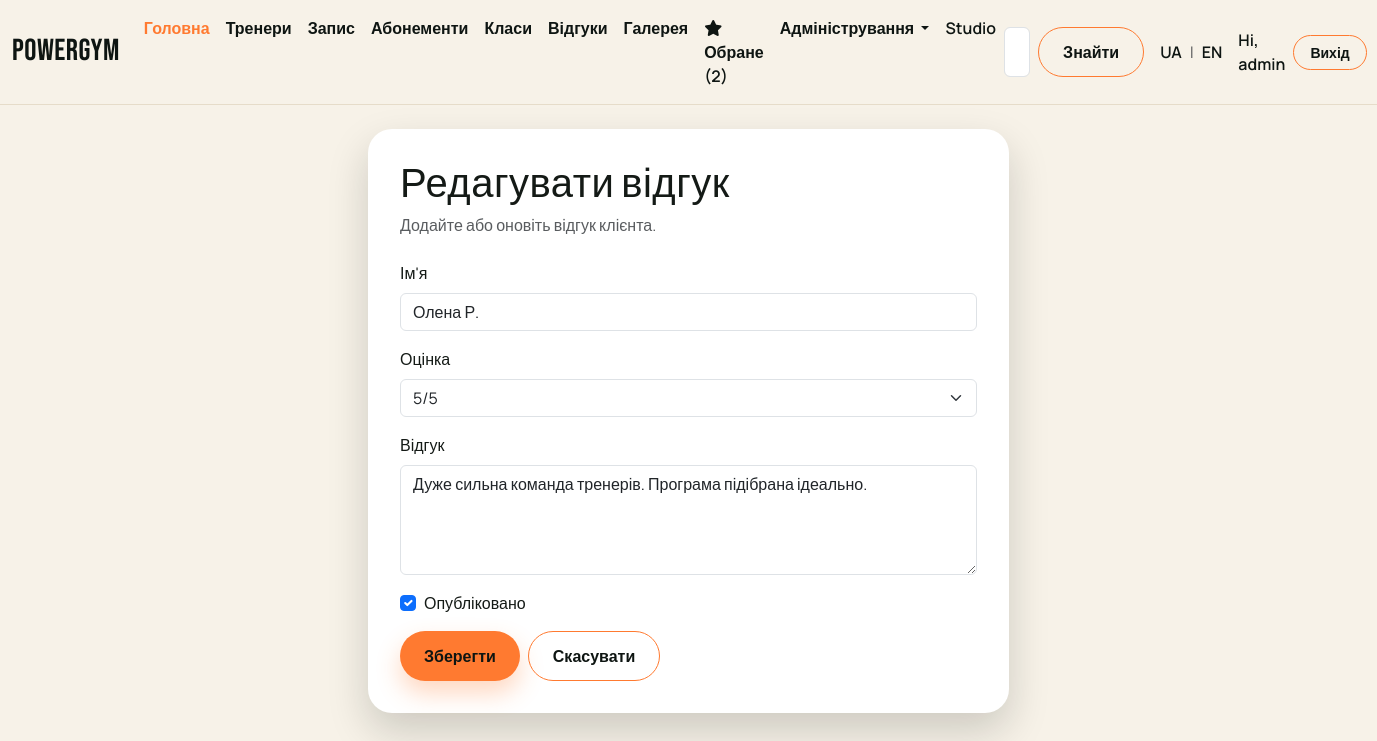
The app's page /reviews/edit/1/ (signed in) with its own data.
### reviews/models.py (models this page shows, shortened)
class Review(models.Model):
    name = models.CharField("Ім'я", max_length=100)
    rating = models.IntegerField(
        "Оцінка", validators=[MinValueValidator(1), MaxValueValidator(5)]
    )
    text = models.TextField("Відгук")
    created_at = models.DateTimeField("Створено", auto_now_add=True)
    is_published = models.BooleanField("Опубліковано", default=True)
    class Meta:
        verbose_name = "Відгук"
        verbose_name_plural = "Відгуки"

### reviews/views.py (the view)
# urls.py: path("edit/<int:pk>/", views.review_update),
@staff_required
def review_update(request, pk):
    review = get_object_or_404(Review, pk=pk)
    if request.method == "POST":
        form = ReviewForm(request.POST, instance=review)
        if form.is_valid():
            review = form.save()
            messages.success(request, f"Відгук від {review.name} оновлено")
            return redirect("/reviews/list")
    else:
        form = ReviewForm(instance=review)
    return render(request, "reviews/edit.html", {"form": form, "review": review})

### reviews/forms.py
class ReviewForm(ModelForm):
    class Meta:
        model = Review
        fields = ["name", "rating", "text", "is_published"]
        widgets = {
            "name": forms.TextInput(
                attrs={"class": "form-control", "placeholder": "Ім'я клієнта"}
            ),
            "rating": forms.Select(
                attrs={"class": "form-select"},
                choices=[(i, f"{i}/5") for i in range(1, 6)],
            ),
            "text": forms.Textarea(
                attrs={
                    "class": "form-control",
                    "rows": 4,
                    "placeholder": "Текст відгуку",
                }
            ),
            "is_published": forms.CheckboxInput(attrs={"class": "form-check-input"}),
        }

### favorites/context_processor.py (called while the page is built)
def favorite_barbers_count(request):
    return { 'fav_count': get_count_of_favorite_barbers(request) }

### favorites/favorites.py (called while the page is built)
def _is_authenticated(request):
    user = getattr(request, "user", None)
    return bool(user and getattr(user, "is_authenticated", False))

def _get_session_favorites(request):
    return request.session.get(FAVORITE_BARBERS_KEY, [])

def _merge_session_to_user(request):
    if not _is_authenticated(request):
        return
    session_ids = _get_session_favorites(request)
    if not session_ids:
        return
    for barber_id in session_ids:
        Favorite.objects.get_or_create(user=request.user, barber_id=barber_id)
    _set_session_favorites(request, [])

def get_count_of_favorite_barbers(request):
    if _is_authenticated(request):
        _merge_session_to_user(request)
        return Favorite.objects.filter(user=request.user).count()
    return len(_get_session_favorites(request))

### home/context_processors.py (called while the page is built)
def ui_text(request):
    lang = request.session.get("lang", "uk")
    if lang not in ("uk", "en"):
        lang = "uk"
    return {"t": get_translations(lang), "lang": lang}

### home/translations.py (called while the page is built)
def get_translations(lang):
    return TRANSLATIONS.get(lang, TRANSLATIONS["uk"])

### reviews/templates/reviews/edit.html
{% extends "layout.html" %}
{% block content %}
{% include "components/review_form.html" with form_title="Редагувати відгук" action_name="Зберегти" %}
{% endblock %}

### treners/templates/layout.html (shortened to what this page needs)
{% load static %}
<!DOCTYPE html>
<html lang="uk">
  <head>
    <link
      href="https://cdn.jsdelivr.net/npm/bootstrap@5.3.8/dist/css/bootstrap.min.css"
      rel="stylesheet"
    />
    <link rel="stylesheet" href="{% static 'css/style.css' %}" />
  </head>
  <body>
    <nav class="navbar navbar-expand-lg navbar-gym">
      <div class="container-fluid">
        <a class="navbar-brand" href="/">PowerGym</a>
        <div class="collapse navbar-collapse" id="navbarSupportedContent">
          <ul class="navbar-nav me-auto mb-2 mb-lg-0">
            <li class="nav-item">
              <a class="nav-link active" aria-current="page" href="/"
                >{{ t.nav_home }}</a
              >
            </li>
            <li class="nav-item">
              <a class="nav-link" href="/barbers">{{ t.nav_trainers }}</a>
            </li>
            <li class="nav-item">
              <a class="nav-link" href="/book">{{ t.nav_book }}</a>
            </li>
            <li class="nav-item">
              <a class="nav-link" href="/#memberships">{{ t.nav_memberships }}</a>
            </li>
            <li class="nav-item">
              <a class="nav-link" href="/services">{{ t.nav_classes }}</a>
            </li>
            <li class="nav-item">
              <a class="nav-link" href="/reviews">{{ t.nav_reviews }}</a>
            </li>
            <li class="nav-item">
              <a class="nav-link" href="/gallery">{{ t.nav_gallery }}</a>
            </li>
            <li class="nav-item">
              <a class="nav-link" aria-current="page" href="/favorites">
                <i class="fa-solid fa-star"></i> {{ t.nav_favorites }} ({{ fav_count }})
              </a>
            </li>
            <li class="nav-item dropdown">
              <a
                class="nav-link dropdown-toggle"
                href="#"
                role="button"
                data-bs-toggle="dropdown"
                aria-expanded="false"
              >
                {{ t.nav_admin }}
              </a>
            </li>
            <li class="nav-item">
              <a class="nav-link disabled" aria-disabled="true">{{ t.nav_studio }}</a>
            </li>
          </ul>
          <form class="d-flex" role="search" method="get" action="/barbers">
            <input
              class="form-control me-2"
              type="search"
              name="text"
              placeholder="{{ t.nav_search_placeholder }}"
              aria-label="Search"
            />
            <button class="btn btn-gym-outline" type="submit">
              {{ t.nav_search_button }}
            </button>
          </form>
          <div class="lang-switch ms-3 d-flex align-items-center gap-2">
            <a class="nav-link p-0" href="/lang/uk/">UA</a>
            <span class="text-muted">|</span>
            <a class="nav-link p-0" href="/lang/en/">EN</a>
          </div>
          <div class="auth-links ms-3 d-flex align-items-center gap-2">
            {% if user.is_authenticated %}
            <span class="nav-link p-0">Hi, {{ user.username }}</span>
            <a class="btn btn-gym-outline btn-sm" href="/logout"
              >{{ t.auth_logout }}</a
            >
            {% endif %}
          </div>
        </div>
      </div>
    </nav>
    <div class="container">{% block content %} {% endblock %}</div>
  </body>
</html>

### reviews/templates/components/review_form.html (shortened to what this page needs)
<section class="py-4">
  <div class="row justify-content-center">
    <div class="col-lg-7">
      <div class="form-card">
        <div class="form-card-header">
          <h1 class="mb-1">{{ form_title }}</h1>
          <p class="text-muted mb-0">
            {{ form_subtitle|default:"Додайте або оновіть відгук клієнта." }}
          </p>
        </div>
        <form method="post">
           {% for field in form %}
          {% if field.field.widget.input_type == "checkbox" %}
          <div class="form-check mb-3">
            {{ field }}
            <label for="{{ field.id_for_label }}" class="form-check-label">
              {{ field.label }}
            </label>
          </div>
          {% else %}
          <div class="mb-3">
            <label for="{{ field.id_for_label }}" class="form-label">
              {{ field.label }}
            </label>
            {{ field }}
          </div>
          {% endif %}
          {% endfor %}
          <div class="d-flex gap-2">
            <button type="submit" class="btn btn-gym">{{ action_name }}</button>
            <a href="javascript:history.back()" class="btn btn-gym-outline"
              >{{ cancel_label|default:"Скасувати" }}</a
            >
          </div>
        </form>
      </div>
    </div>
  </div>
</section>

### static/css/style.css (style rules this page uses)
:root { --gym-ink: #141a16; --gym-dark: #0e1512; --gym-cream: #f7f2e8; --gym-sand: #e6dcc9; --gym-accent: #ff7a30; --gym-accent-2: #b4f272; --gym-shadow: rgba(15, 20, 18, 0.18); }
body { font-family: "Manrope", sans-serif; background: var(--gym-cream); color: var(--gym-ink); }
h1, h2, h3, .navbar-brand, .hero-title, .section-title { font-family: "Bebas Neue", sans-serif; letter-spacing: 0.5px; }
.navbar-gym { background: var(--gym-cream); border-bottom: 1px solid var(--gym-sand); }
.navbar-gym .navbar-brand { font-size: 1.9rem; color: var(--gym-dark); }
.navbar-gym .nav-link { color: var(--gym-dark); font-weight: 600; }
.navbar-gym .nav-link.active, .navbar-gym .nav-link:hover { color: var(--gym-accent); }
.lang-switch .nav-link { font-weight: 600; color: var(--gym-dark); }
.auth-links .nav-link { font-weight: 600; color: var(--gym-dark); }
.auth-links .btn { padding: 6px 16px; border-radius: 999px; }
.btn-gym { background: var(--gym-accent); color: var(--gym-dark); border: none; padding: 12px 24px; font-weight: 700; border-radius: 999px; box-shadow: 0 12px 24px rgba(255, 122, 48, 0.3); }
.btn-gym-outline { border: 1px solid rgba(255, 255, 255, 0.35); color: #fef7ed; padding: 12px 24px; border-radius: 999px; font-weight: 600; background: transparent; }
.navbar-gym .btn-gym-outline { color: var(--gym-dark); border-color: var(--gym-accent); }
.form-card { background: #fff; border-radius: 24px; padding: 32px; box-shadow: 0 18px 40px var(--gym-shadow); }
.form-card-header { margin-bottom: 24px; }
.form-card .btn-gym-outline { color: var(--gym-dark); border-color: var(--gym-accent); }

### records on screen
Review: form "Олена Р." "5/5" "Дуже сильна команда тренерів. Програма підібрана ідеально.", form "☑"

### other values on screen
{{ t.nav_home }} "Головна"
{{ t.nav_trainers }} "Тренери"
{{ t.nav_book }} "Запис"
{{ t.nav_memberships }} "Абонементи"
{{ t.nav_classes }} "Класи"
{{ t.nav_reviews }} "Відгуки"
{{ t.nav_gallery }} "Галерея"
{{ t.nav_favorites }} "Обране"
{{ fav_count }} "2"
{{ t.nav_admin }} "Адміністрування"
{{ t.nav_studio }} "Studio"
{{ t.nav_search_button }} "Знайти"
{{ user.username }} "admin"
{{ t.auth_logout }} "Вихід"
{{ field.label }} "Ім'я" "Оцінка" "Відгук"
